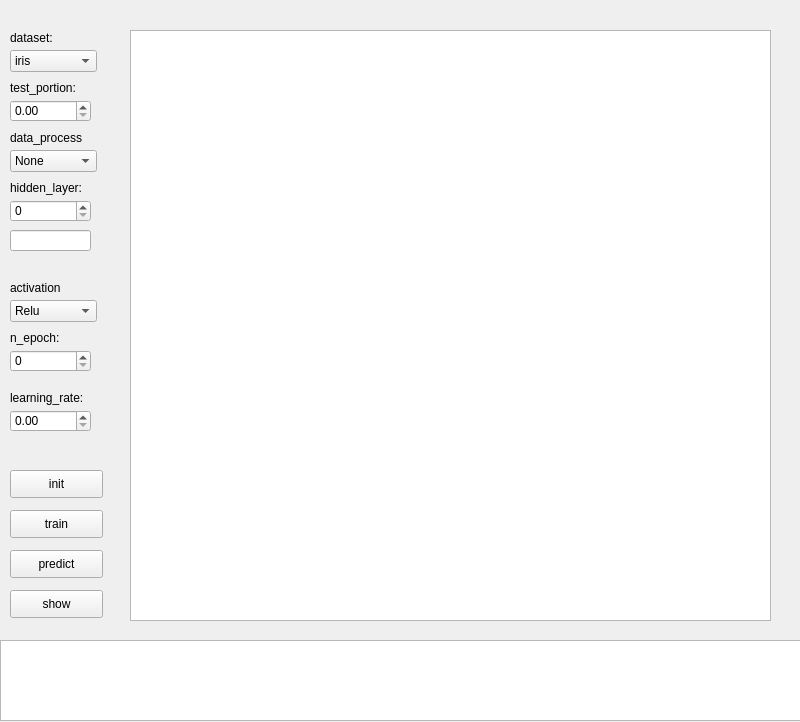
<?xml version="1.0" encoding="UTF-8"?>
<ui version="4.0">
 <class>MainWindow</class>
 <widget class="QMainWindow" name="MainWindow">
  <property name="geometry">
   <rect>
    <x>0</x>
    <y>0</y>
    <width>800</width>
    <height>722</height>
   </rect>
  </property>
  <property name="windowTitle">
   <string>MainWindow</string>
  </property>
  <widget class="QWidget" name="centralwidget">
   <widget class="QPushButton" name="pushButton">
    <property name="geometry">
     <rect>
      <x>10</x>
      <y>470</y>
      <width>93</width>
      <height>28</height>
     </rect>
    </property>
    <property name="text">
     <string>init</string>
    </property>
   </widget>
   <widget class="QComboBox" name="comboBox">
    <property name="geometry">
     <rect>
      <x>10</x>
      <y>50</y>
      <width>87</width>
      <height>22</height>
     </rect>
    </property>
    <item>
     <property name="text">
      <string>iris</string>
     </property>
    </item>
    <item>
     <property name="text">
      <string>wine</string>
     </property>
    </item>
    <item>
     <property name="text">
      <string>glass</string>
     </property>
    </item>
   </widget>
   <widget class="QSpinBox" name="spinBox">
    <property name="geometry">
     <rect>
      <x>10</x>
      <y>200</y>
      <width>81</width>
      <height>22</height>
     </rect>
    </property>
   </widget>
   <widget class="QLineEdit" name="lineEdit">
    <property name="geometry">
     <rect>
      <x>10</x>
      <y>230</y>
      <width>81</width>
      <height>21</height>
     </rect>
    </property>
   </widget>
   <widget class="QLabel" name="label">
    <property name="geometry">
     <rect>
      <x>10</x>
      <y>30</y>
      <width>72</width>
      <height>15</height>
     </rect>
    </property>
    <property name="text">
     <string>dataset:</string>
    </property>
   </widget>
   <widget class="QSpinBox" name="spinBox_2">
    <property name="geometry">
     <rect>
      <x>10</x>
      <y>350</y>
      <width>81</width>
      <height>22</height>
     </rect>
    </property>
   </widget>
   <widget class="QLabel" name="label_2">
    <property name="geometry">
     <rect>
      <x>10</x>
      <y>180</y>
      <width>111</width>
      <height>16</height>
     </rect>
    </property>
    <property name="text">
     <string>hidden_layer:</string>
    </property>
   </widget>
   <widget class="QLabel" name="label_3">
    <property name="geometry">
     <rect>
      <x>10</x>
      <y>330</y>
      <width>72</width>
      <height>15</height>
     </rect>
    </property>
    <property name="text">
     <string>n_epoch:</string>
    </property>
   </widget>
   <widget class="QPushButton" name="pushButton_2">
    <property name="geometry">
     <rect>
      <x>10</x>
      <y>510</y>
      <width>93</width>
      <height>28</height>
     </rect>
    </property>
    <property name="text">
     <string>train</string>
    </property>
   </widget>
   <widget class="QTextBrowser" name="textBrowser">
    <property name="geometry">
     <rect>
      <x>0</x>
      <y>640</y>
      <width>801</width>
      <height>81</height>
     </rect>
    </property>
   </widget>
   <widget class="QDoubleSpinBox" name="doubleSpinBox">
    <property name="geometry">
     <rect>
      <x>10</x>
      <y>100</y>
      <width>81</width>
      <height>22</height>
     </rect>
    </property>
   </widget>
   <widget class="QLabel" name="label_4">
    <property name="geometry">
     <rect>
      <x>10</x>
      <y>80</y>
      <width>111</width>
      <height>16</height>
     </rect>
    </property>
    <property name="text">
     <string>test_portion:</string>
    </property>
   </widget>
   <widget class="QDoubleSpinBox" name="doubleSpinBox_2">
    <property name="geometry">
     <rect>
      <x>10</x>
      <y>410</y>
      <width>81</width>
      <height>22</height>
     </rect>
    </property>
   </widget>
   <widget class="QLabel" name="label_5">
    <property name="geometry">
     <rect>
      <x>10</x>
      <y>390</y>
      <width>111</width>
      <height>16</height>
     </rect>
    </property>
    <property name="text">
     <string>learning_rate:</string>
    </property>
   </widget>
   <widget class="QPushButton" name="pushButton_3">
    <property name="geometry">
     <rect>
      <x>10</x>
      <y>550</y>
      <width>93</width>
      <height>28</height>
     </rect>
    </property>
    <property name="text">
     <string>predict</string>
    </property>
   </widget>
   <widget class="QPushButton" name="pushButton_4">
    <property name="geometry">
     <rect>
      <x>10</x>
      <y>590</y>
      <width>93</width>
      <height>28</height>
     </rect>
    </property>
    <property name="text">
     <string>show</string>
    </property>
   </widget>
   <widget class="QTextBrowser" name="textBrowser_2">
    <property name="geometry">
     <rect>
      <x>130</x>
      <y>30</y>
      <width>641</width>
      <height>591</height>
     </rect>
    </property>
   </widget>
   <widget class="QComboBox" name="comboBox_2">
    <property name="geometry">
     <rect>
      <x>10</x>
      <y>150</y>
      <width>87</width>
      <height>22</height>
     </rect>
    </property>
    <item>
     <property name="text">
      <string>None</string>
     </property>
    </item>
    <item>
     <property name="text">
      <string>Normalization</string>
     </property>
    </item>
    <item>
     <property name="text">
      <string>Standardization</string>
     </property>
    </item>
   </widget>
   <widget class="QLabel" name="label_6">
    <property name="geometry">
     <rect>
      <x>10</x>
      <y>130</y>
      <width>101</width>
      <height>16</height>
     </rect>
    </property>
    <property name="text">
     <string>data_process</string>
    </property>
   </widget>
   <widget class="QComboBox" name="comboBox_3">
    <property name="geometry">
     <rect>
      <x>10</x>
      <y>300</y>
      <width>87</width>
      <height>22</height>
     </rect>
    </property>
    <item>
     <property name="text">
      <string>Relu</string>
     </property>
    </item>
    <item>
     <property name="text">
      <string>Sigmoid</string>
     </property>
    </item>
    <item>
     <property name="text">
      <string>Tanh</string>
     </property>
    </item>
   </widget>
   <widget class="QLabel" name="label_7">
    <property name="geometry">
     <rect>
      <x>10</x>
      <y>280</y>
      <width>91</width>
      <height>16</height>
     </rect>
    </property>
    <property name="text">
     <string>activation</string>
    </property>
   </widget>
  </widget>
 </widget>
 <resources/>
 <connections/>
</ui>
